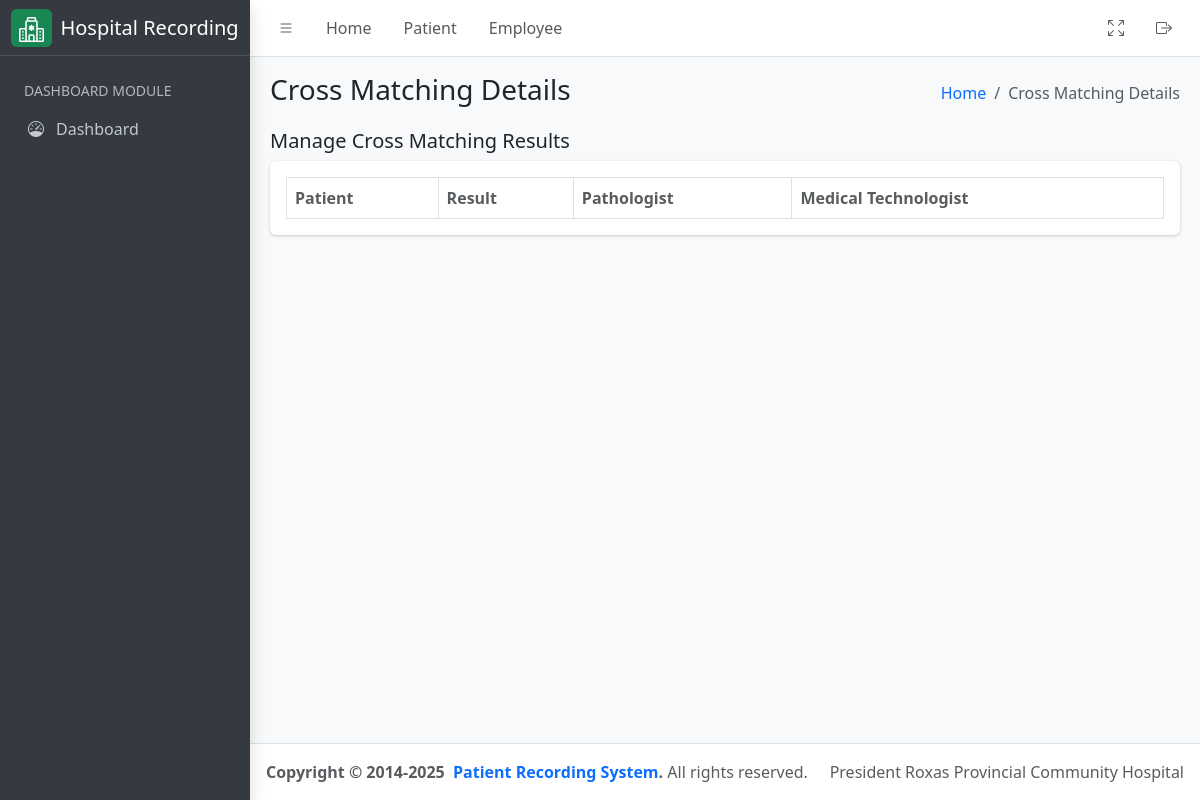
/laboratory/cross-matching/result, run on an earlier commit of the app's database.
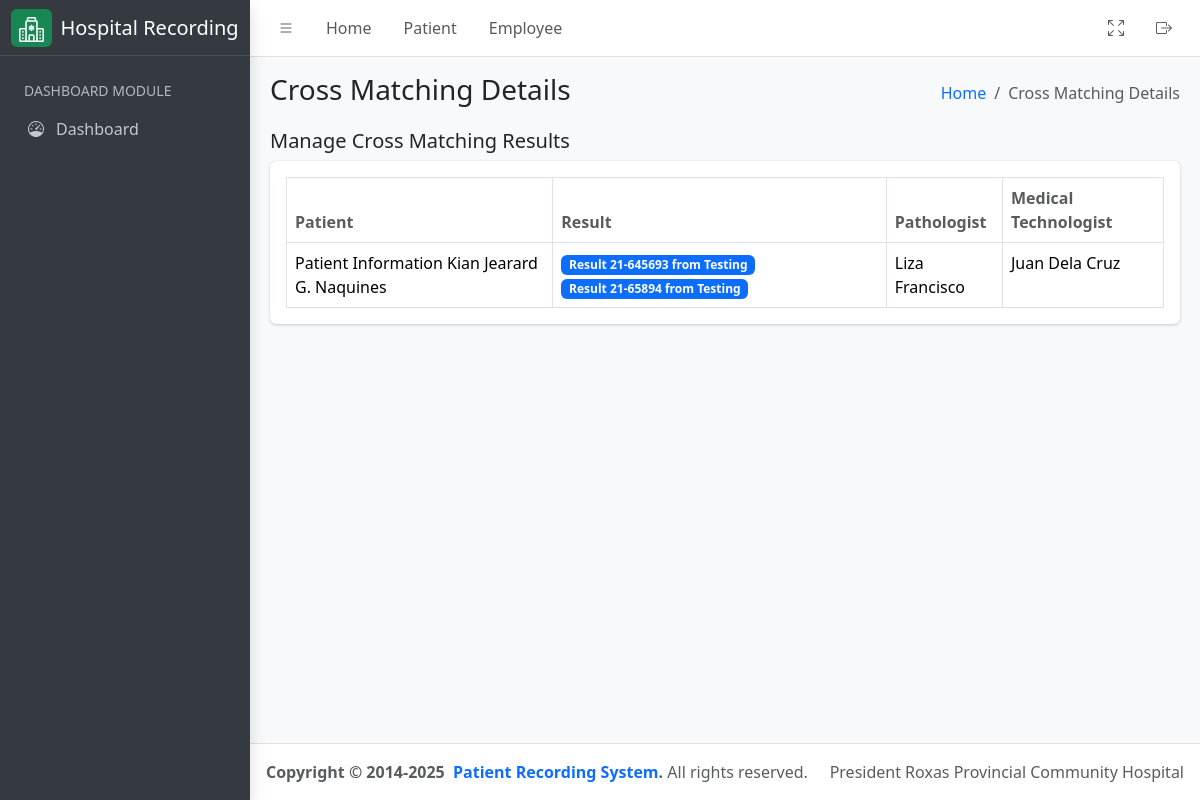
And on a later commit of the database.
### hospital_app/models.py (models this page shows, shortened)
class CrossMatching(models.Model):
    results = models.ManyToManyField(
        CrossMatchingResult,
        related_name="cross_matchings",
        help_text="Related cross-matching results.",
    )
    patient = models.ForeignKey(
        "Patient",
        related_name="cross_matchings",
        on_delete=models.CASCADE,
        help_text="Patient associated with this cross-matching.",
    )
    pathologist = models.ForeignKey(
        User,
        related_name="pathologist_cross_matchings",
        limit_choices_to={"groups__name": "Pathologist"},
        on_delete=models.CASCADE,
        help_text="Pathologist overseeing the cross-matching.",
    )
    medical_technologist = models.ForeignKey(
        User,
        related_name="technologist_cross_matchings",
        limit_choices_to={"groups__name": "Medical Technologist"},
        on_delete=models.CASCADE,
        help_text="Medical technologist handling the cross-matching.",
    )
    created_at = models.DateTimeField(
        auto_now_add=True, help_text="Timestamp of record creation."
    )
    updated_at = models.DateTimeField(
        auto_now=True, help_text="Timestamp of last update."
    )
    class Meta:
        verbose_name = "Cross Matching"
        verbose_name_plural = "Cross Matchings"
        db_table = "cross_matching"
        ordering = ["-created_at"]

class Patient(models.Model):
    firstname = models.CharField(max_length=255)
    middlename = models.CharField(max_length=255, null=False, blank=True)
    lastname = models.CharField(max_length=255)
    age = models.PositiveIntegerField()
    sex = models.CharField(
        max_length=10, choices=(("Male", "Male"), ("Female", "Female"))
    )
    physician = models.ForeignKey(
        User,
        related_name="physician",
        limit_choices_to={"groups__name": "Physician"},
        on_delete=models.CASCADE,
    )
    room_number = models.PositiveIntegerField()
    sample_type = models.CharField(max_length=255)
    time_of_collection = models.TimeField()
    date_of_collection = models.DateField()
    sars_result = models.CharField(max_length=255)
    date = models.DateField(auto_now_add=True)
    assigned_pathologist = models.ForeignKey(
        User,
        related_name="patient_pathologist",
        on_delete=models.CASCADE,
        null=True,
        blank=True,
        limit_choices_to={"groups__name": "Pathologist"},
    )
    assigned_technologist = models.ForeignKey(
        User,
        related_name="patient_technologist",
        on_delete=models.CASCADE,
        null=True,
        blank=True,
        limit_choices_to={"groups__name": "Medical Technologist"},
    )
    patient_type = models.CharField(
        max_length=100,
        default="In Patient",
        choices=(
            ("In Patient", "In Patient"),
            ("Out Patient", "Out Patient"),
        ),
    )
    def get_full_name(self):
        return f"{self.firstname}  { self.middlename[0] + '.' if self.middlename else ''} {self.lastname}"
    def __str__(self) -> str:
        return f'Patient Information {self.get_full_name()}'
    class Meta:
        ordering = ('time_of_collection',)

class CrossMatchingResult(models.Model):
    serial_no = models.CharField(
        max_length=255,
        unique=True,
        help_text="Unique serial number of the cross-matching result.",
    )
    amt_in_cc = models.FloatField(help_text="Amount in cc.")
    blood_bank = models.CharField(max_length=255, help_text="Name of the blood bank.")
    date_of_collection = models.DateField(help_text="Date the blood was collected.")
    expiration_date = models.DateField(help_text="Expiration date of the blood.")
    result = models.TextField(max_length=255, help_text="Result of the cross-matching.")
    def __str__(self) -> str:
        return f"Result {self.serial_no} from {self.blood_bank}"
    class Meta:
        verbose_name = "Cross Matching Result"
        verbose_name_plural = "Cross Matching Results"
        db_table = "cross_matching_result"
        ordering = ["-date_of_collection"]

### hospital_app/views.py (the view)
# urls.py: path('laboratory/cross-matching/result', CrossMatchingView.as_view(), name="cross_matching_list"),
class CrossMatchingView(ListView):
    template_name = "cross_matching.html"
    queryset = CrossMatching.objects.all()
    context_object_name = "results"
    def get_context_data(self, **kwargs):
        context = super().get_context_data(**kwargs)
        context["detail_header"] = "Cross Matching Details List"
        context["humberger_header"] = "Cross Matching Details"
        return context

### hospital_app/templatetags/group.py (called while the page is built)
@register.filter
def has_group(user, group_name):
    return user.groups.filter(name=group_name).exists()

### hospital_app/templates/cross_matching.html (shortened to what this page needs)
{% extends './includes/base.html' %}
{% load group %}
{% block content %}
<div class="container-fluid">
    <div class="row">
        <div class="col-md-12">
            <div class="d-flex justify-content-between align-items-center">
                <h5>Manage Cross Matching Results</h5>
            </div>
            <div class="card mb-4">
                <div class="card-body">
                    <table id="datatable" class="table table-bordered table-hover">
                        <thead>
                            <tr>
                                <th class="text-muted">Patient</th>
                                <th class="text-muted">Result</th>
                                <th class="text-muted">Pathologist</th>
                                <th class="text-muted">Medical Technologist</th>
                            </tr>
                        </thead>
                        <tbody>
                            {% for result in results %}
                            <tr>
                                <td>{{ result.patient }}</td>
                                <td>
                                    {% for item in result.results.all %}
                                    <span class="badge bg-primary">
                                        <a class="text-white" style="text-decoration: none;" target="_blank" href="{% url 'cross_matching_result_update' pk=item.id %}">
                                            {{ item }}
                                        </a>
                                    </span>
                                    {% endfor %}
                                </td>
                                <td>
                                    {% if request.user|has_group:"Administrator" or request.user|has_group:"Medical Technologist" %}
                                    <a style="text-decoration: none;" target="_blank" href="{% url 'employee_update' pk=result.pathologist.id %}">
                                        {{ result.pathologist.get_full_name }}
                                    </a>
                                    {% else %}
                                        {{ result.pathologist.get_full_name }}
                                    {% endif %}
                                </td>
                                <td>
                                    {% if request.user|has_group:"Administrator" or request.user|has_group:"Medical Technologist" %}
                                    <a style="text-decoration: none;" target="_blank" href="{% url 'employee_update' pk=result.medical_technologist.id %}">
                                        {{ result.medical_technologist.get_full_name }}
                                    </a>
                                    {% else %}
                                        {{ result.medical_technologist.get_full_name }}
                                    {% endif %}
                                </td>
                            </tr>
                            {% endfor %}
                        </tbody>
                    </table>
                </div>
            </div>
        </div>
    </div>
</div>
{% endblock %}

What changed in the data, as far as the page shows it:
added CrossMatching: patient "Patient Information Kian Jearard G. Naquines", pathologist.get_full_name "Liza Francisco", medical_technologist.get_full_name "Juan Dela Cruz"
now on this page (row unchanged): CrossMatchingResult: serial_no+blood_bank "Result 21-645693 from Testing"
now on this page (row unchanged): CrossMatchingResult: serial_no+blood_bank "Result 21-65894 from Testing"
